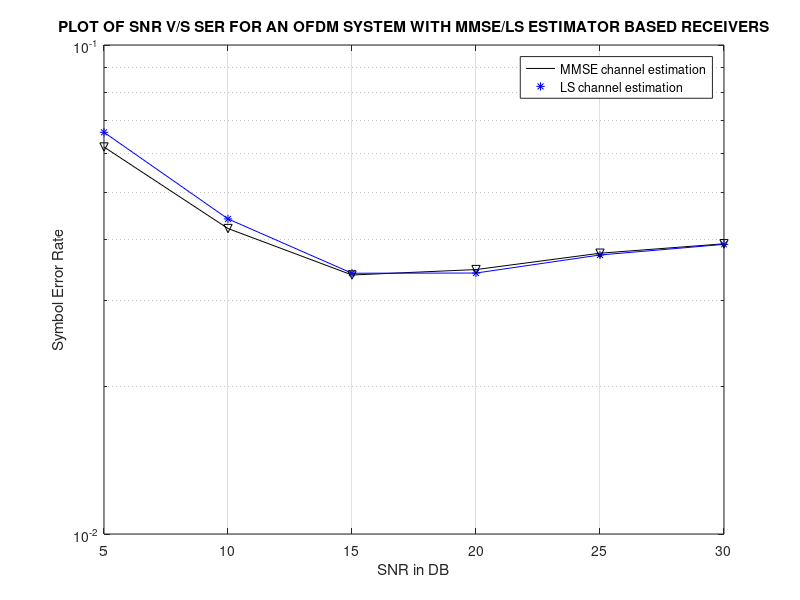

MATLAB code to generate this figure:
% 	Code to generate the plot of Symbol Error Rate (SER) Vs Signal to Noise Ratio (SNR) f or LS and MMSE methods:
%plot of snr vs ser
clc;
close all;
clear all;
%Generation of a naive training sequence.
%Assuming BPSK modulation.
X=zeros(64,64);
d=rand(64,1);
      for i=1:64
       if(d(i)>=0.5)
           d(i)=+1;
       else
           d(i)=-1;
       end
    end
 for i=1:64
     X(i,i)=d(i);
 end
%Calculation of G[The channel Matrix]
 %The channnel is:
  tau=[0.5 3.5];%The fractionally spaced taps..
%Generation of the G matrix...
for k=1:64
      s=0;
      for m=1:2
         s=s+(exp(-j*pi*(1/64)*(k+63*tau(m))) * (( sin(pi*tau(m)) / sin(pi*(1/64)*(tau(m)-k)))));
         
      end
g(k)=s/sqrt(64);
end
G=g';%The channel vector is evaluated
H=fft(G);% In the freq domain..
XFG=X*H;
n1=ones(64,1);
n1=n1*0.000000000000000001i;   % to ensure that the function AWGN adds 'complex Gaussian noise'.
noise=awgn(n1,8);   %Assuming the 'channel learning' is happening at 8db.
variance=var(noise);
N=fft(noise);
Y=XFG+N;
 
% Evaluation of the autocovariance matrix of G-Rgg
 
gg=zeros(64,64);
for i=1:64
    gg(i,i)=G(i);
end
gg_myu = sum(gg, 1)/64;                    
gg_mid = gg - gg_myu(ones(64,1),:);        
sum_gg_mid= sum(gg_mid, 1);
Rgg = (gg_mid' * gg_mid- (sum_gg_mid'  * sum_gg_mid) / 64) / (64 - 1);
 
 
%use of the LS and the MMSE algorithms.
 
%EVALUATION OF Hls
%ls=inv(X)*Y;
 
H_ls=(inv(X)) * Y;
Hls=zeros(64,64);
for i=1:64
    Hls(i,i)=H_ls(i);
end
 
 
%EVALUATION OF H_MMSE
%Hmmse=F*Rgg*inv(Rgy)*Y;
 
u=rand(64,64);
F=fft(u)*inv(u);   %The 64 X 64 twiddle factor matrix.
I=eye(64,64);
Rgy=Rgg * F'* X';
Ryy=X * F * Rgg * F' *X' + variance * I;
for i=1:64
    yy(i,i)=Y(i);
end
Gmmse=Rgy * inv(Ryy)* Y;
H_mmse=fft(Gmmse);
for i=1:64
  Hmmse(i,i)=H_mmse(i); 
end
 
% real time simulations.
for n=1:6
 
SNR_send=5*n;
error_count_ls=0;%Clear the error_count..
error_count_mmse=0;%Clear the error_count.
 
%Sending around 1000 data vectors through the channel
%Roughly like 1000 simulations per SNR reading.
for c=1:1000
%Generate Random Data[i/p matrix]
X=zeros(64,64);
d=rand(64,1);
      for i=1:64
       if(d(i)>=0.5)
           d(i)=+1;
       else
           d(i)=-1;
       end
    end
 for i=1:64
     X(i,i)=d(i);
 end
XFG=X*H;%Let it go through the actual channel.
n1=ones(64,1);
n1=n1*0.000000000000000001i;%Just to ensure that the function awgn adds 'complex gaussian noise'.
noise=awgn(n1,SNR_send);
variance=var(noise);
N=fft(noise);
Y=XFG+N;%o/p got by the receiver.
%The receiver begins.
 
% I:LS ESTIMATOR BASED RECEIVER:
 
    %I(k) represents the decision matrix.
    I=inv(Hls)* Y;
     for k=1:64
       
        if(real(I(k))>0)%Putting it through a slicer
            I(k)=1;
         else
            I(k)=-1;
         end
     end 
   for k=1:64
        if(I(k)~=d(k))
            error_count_ls=error_count_ls+1;
        end
    end
 
% I:MMSE ESTIMATOR BASED RECEIVER:
 %I(k) represents the decision matrix.
    I=inv(Hmmse)* Y;
     for k=1:64
       
        if(real(I(k))>0)%Putting it through a slicer
            I(k)=1;
         else
            I(k)=-1;
         end
     end 
   for k=1:64
        if(I(k)~=d(k))
            error_count_mmse=error_count_mmse+1;
        end
    end
 
end%End of the 1000 run simulation.
 
ser_ls(n)=error_count_ls/64000;
ser_mmse(n)=error_count_mmse/64000;
ser_ls
ser_mmse
SNR(n)=SNR_send;
 
end;
 
%Now just the display part.
semilogy(SNR,ser_mmse,'k-');
grid on;
xlabel('SNR in DB');
ylabel('Symbol Error Rate');
title('PLOT OF SNR V/S SER FOR AN OFDM SYSTEM WITH MMSE/LS ESTIMATOR BASED RECEIVERS');
 
hold on;
semilogy(SNR,ser_ls,'b*');
semilogy(SNR,ser_ls,'b-');
semilogy(SNR,ser_mmse,'kv');
grid on;
xlabel('SNR in DB');
ylabel('Symbol Error Rate');
title('PLOT OF SNR V/S SER FOR AN OFDM SYSTEM WITH MMSE/LS ESTIMATOR BASED RECEIVERS');
legend ('MMSE channel estimation','LS channel estimation');

